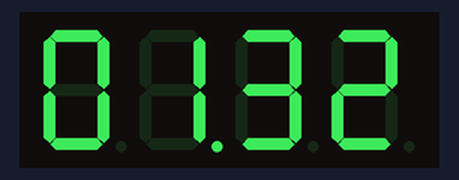
Simulated run of this program. Board: Raspberry Pi (BCM pin numbers). Parts: 4-digit seven-segment display. The clock reads 2024-03-15 10:24:30 at power-on unless the program sets it; the segment pins are drawn as the display they are named for.

Above: at 0.1 s.

The program:

segment.py
```python
# code modified, tweaked and tailored from code by bertwert
# on RPi forum thread topic 91796
import RPi.GPIO as GPIO
import time
GPIO.setmode(GPIO.BCM)

# GPIO ports for the 7seg pins
segments =  (6,4,12,20,21,13,25,16)
# 7seg_segment_pins (11,7,4,2,1,10,5,3) +  100R inline

for segment in segments:
    GPIO.setup(segment, GPIO.OUT)
    GPIO.output(segment, 0)

# GPIO ports for the digit 0-3 pins
digits = (5,22,27,24)
# 7seg_digit_pins (12,9,8,6) digits 0-3 respectively

for digit in digits:
    GPIO.setup(digit, GPIO.OUT)
    GPIO.output(digit, 1)

num = {' ':(0,0,0,0,0,0,0),
    '0':(1,1,1,1,1,1,0),
    '1':(0,1,1,0,0,0,0),
    '2':(1,1,0,1,1,0,1),
    '3':(1,1,1,1,0,0,1),
    '4':(0,1,1,0,0,1,1),
    '5':(1,0,1,1,0,1,1),
    '6':(1,0,1,1,1,1,1),
    '7':(1,1,1,0,0,0,0),
    '8':(1,1,1,1,1,1,1),
    '9':(1,1,1,1,0,1,1)}


def UntilTheAlarm(hour, min):
    cur_hour = int(time.ctime()[11:13])    # Current hour
    cur_min = int(time.ctime()[14:16])      # Current min

    alarm_hour = hour  # Alarm setting hour
    alarm_min = min  # Alarm min

    ret_hour = alarm_hour
    ret_min = alarm_min

    # Calculation for convenience
    if(alarm_min < cur_min):
        ret_hour -= 1
        ret_min += (60-cur_min)
        if(ret_min > 59):
            temp = ret_min - 60
            ret_hour += 1
            ret_min = temp
    else:
        ret_min = alarm_min - cur_min

    # Calculation for convenience
    if(ret_hour > 12):
        ret_hour -= 12
    if(cur_hour > 12):
        cur_hour -= 12
    ret_hour -= cur_hour    # Until the hour
    if(ret_hour < 0):
        ret_hour *= -1

    return ret_hour, ret_min


try:
    while True:
        hour, min = UntilTheAlarm(11, 56)

        if(hour/10 <= 10):
            hour = "0"+str(hour)
        else:
            hour = str(hour)

        if(min/10 <= 0):
            min = "0"+str(min)
        else:
            min = str(min)

        n = str(hour)+str(min)
        s = str(n).rjust(4)
        for digit in range(4):
            for loop in range(0,7):
                GPIO.output(segments[loop], num[s[digit]][loop])
                if (int(time.ctime()[18:19])%2 == 0) and (digit == 1):
                    GPIO.output(16, 1)
                else:
                    GPIO.output(16, 0)
            GPIO.output(digits[digit], 0)
            time.sleep(0.001)
            GPIO.output(digits[digit], 1)
finally:
    GPIO.cleanup()
```
